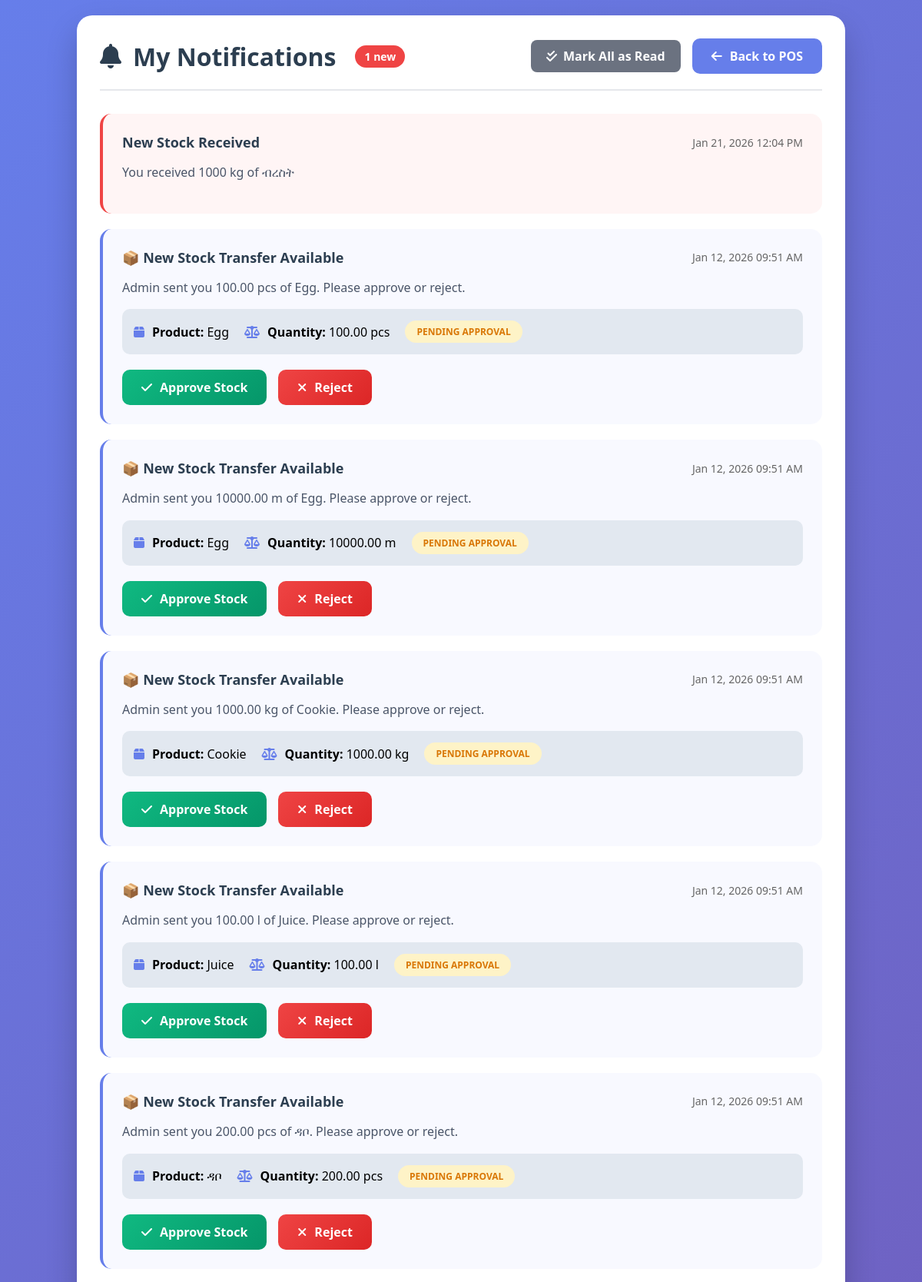
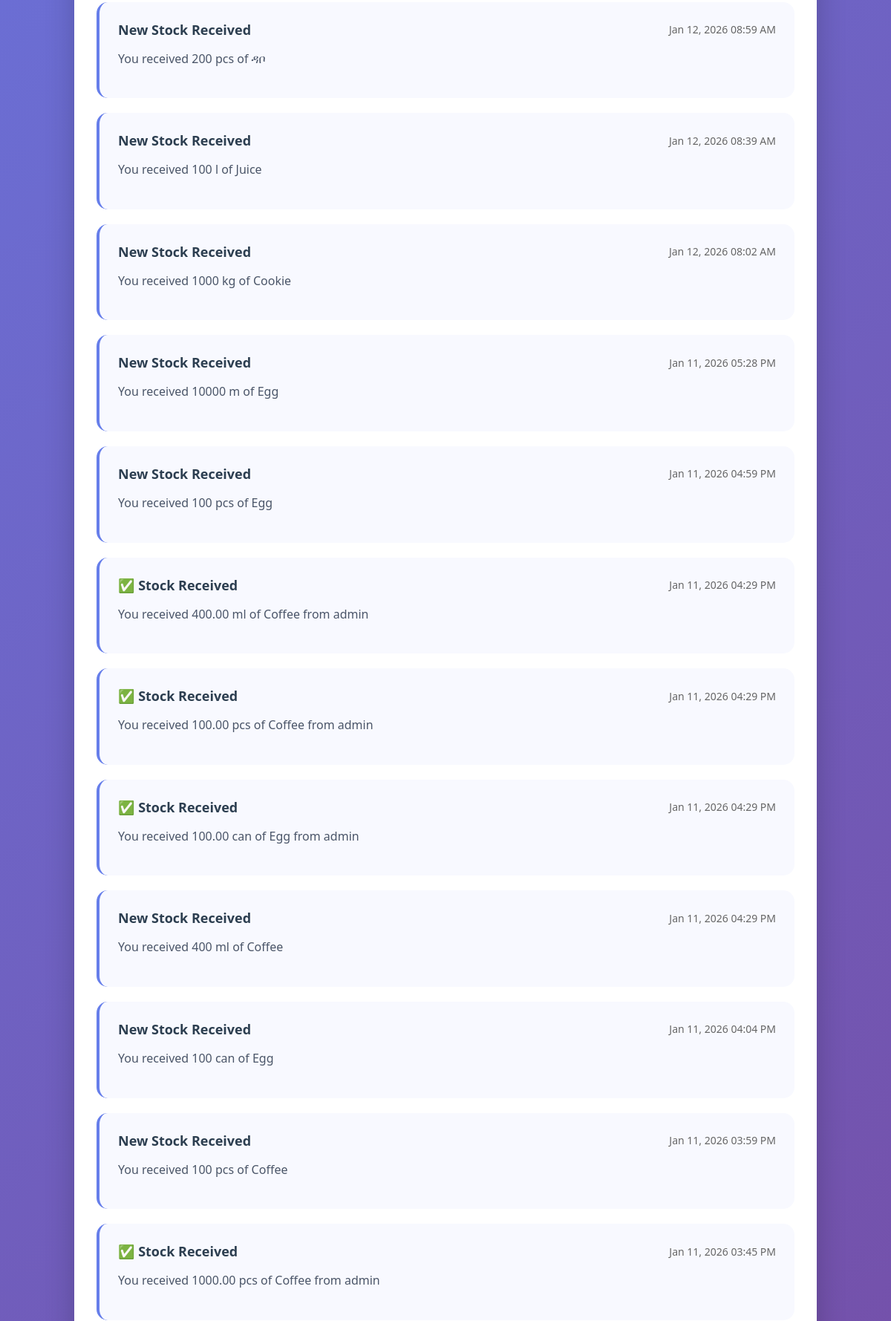
Page /seller_notifications.php (signed in, upper part) on the committed database (2 pictures, top to bottom).
### tables this page shows
CREATE TABLE `notifications` (
  `id` int(11) NOT NULL AUTO_INCREMENT,
  `user_id` int(11) NOT NULL,
  `title` varchar(255) NOT NULL,
  `message` text NOT NULL,
  `type` enum('stock_transfer','system','alert','info') DEFAULT 'info',
  `is_read` tinyint(1) DEFAULT 0,
  `related_id` int(11) DEFAULT NULL,
  `created_at` timestamp NOT NULL DEFAULT current_timestamp(),
  PRIMARY KEY (`id`)
);

CREATE TABLE `stock_transfers` (
  `id` int(11) NOT NULL AUTO_INCREMENT,
  `seller_id` int(11) NOT NULL,
  `product_name` varchar(255) NOT NULL,
  `quantity` decimal(10,2) NOT NULL,
  `unit` varchar(20) DEFAULT 'pcs',
  `transferred_by` varchar(100) DEFAULT NULL,
  `status` varchar(20) DEFAULT 'pending',
  `approved_at` timestamp NULL DEFAULT NULL,
  `notes` text DEFAULT NULL,
  `transferred_at` timestamp NOT NULL DEFAULT current_timestamp(),
  PRIMARY KEY (`id`)
);

### seller_notifications.php (the view, shortened to what this page needs)
<?php
require_once 'config.php';
$seller_id = $_SESSION['user_id'];
$notifications_query = mysqli_query($conn,
    "SELECT n.*, st.product_name, st.quantity, st.unit, st.status as transfer_status
     FROM notifications n
     LEFT JOIN stock_transfers st ON n.related_id = st.id
     WHERE n.user_id = '$seller_id'
     ORDER BY n.created_at DESC"
);
$unread_query = "SELECT COUNT(*) as count FROM notifications WHERE user_id = '$seller_id' AND is_read = 0";
$unread_result = mysqli_query($conn, $unread_query);
$unread_count = mysqli_fetch_assoc($unread_result)['count'] ?? 0;
?>
<!DOCTYPE html>
<html>
<head>
    <link rel="stylesheet" href="https://cdnjs.cloudflare.com/ajax/libs/font-awesome/6.4.0/css/all.min.css">
</head>
<body>
    <div class="container">
        <div class="header">
            <h1><i class="fas fa-bell"></i> My Notifications
                <?php if($unread_count > 0): ?>
                <span class="notification-badge"><?php echo $unread_count; ?> new</span>
                <?php endif; ?>
            </h1>
            <div class="header-actions">
                <?php if($unread_count > 0): ?>
                <a href="?mark_all_read=1" class="mark-all-btn">
                    <i class="fas fa-check-double"></i> Mark All as Read
                </a>
                <?php endif; ?>
                <a href="seller_pos.php" class="back-btn">
                    <i class="fas fa-arrow-left"></i> Back to POS
                </a>
            </div>
        </div>
        <?php if(mysqli_num_rows($notifications_query) > 0): ?>
            <?php while($notification = mysqli_fetch_assoc($notifications_query)): ?>
            <div class="notification-item <?php echo $notification['is_read'] ? '' : 'unread'; ?>">
                <div class="notification-header">
                    <div class="notification-title"><?php echo htmlspecialchars($notification['title']); ?></div>
                    <div class="notification-time">
                        <?php echo date('M d, Y h:i A', strtotime($notification['created_at'])); ?>
                    </div>
                </div>
                <div class="notification-message">
                    <?php echo htmlspecialchars($notification['message']); ?>
                </div>
                <?php if($notification['type'] == 'stock_transfer'): ?>
                    <?php if($notification['transfer_status'] == 'pending'): ?>
                    <div class="stock-info">
                        <div class="stock-item">
                            <i class="fas fa-box"></i>
                            <span><strong>Product:</strong> <?php echo htmlspecialchars($notification['product_name']); ?></span>
                        </div>
                        <div class="stock-item">
                            <i class="fas fa-balance-scale"></i>
                            <span><strong>Quantity:</strong> <?php echo $notification['quantity']; ?> <?php echo $notification['unit']; ?></span>
                        </div>
                        <div class="stock-item">
                            <span class="status-badge pending">Pending Approval</span>
                        </div>
                    </div>
                    <div class="action-buttons">
                        <a href="?action=approve&transfer_id=<?php echo $notification['related_id']; ?>"
                           class="btn btn-approve"
                           onclick="return confirm('Approve this stock transfer?\n\n<?php echo $notification['quantity']; ?> <?php echo $notification['unit']; ?> of <?php echo htmlspecialchars($notification['product_name']); ?> will be added to your inventory.')">
                            <i class="fas fa-check"></i> Approve Stock
                        </a>
                        <a href="?action=reject&transfer_id=<?php echo $notification['related_id']; ?>"
                           class="btn btn-reject"
                           onclick="return confirm('Reject this stock transfer?\n\nThis stock will be returned to admin.')">
                            <i class="fas fa-times"></i> Reject
                        </a>
                    </div>
                    <?php elseif($notification['transfer_status'] == 'rejected'): ?>
                    <div class="stock-info">
                        <span class="status-badge rejected">Rejected ✗</span>
                    </div>
                    <?php endif; ?>
                <?php endif; ?>
            </div>
            <?php endwhile; ?>
        <?php endif; ?>
    </div>
</body>
</html>

### seller_notifications.php (style rules this page uses)
* { margin: 0; padding: 0; box-sizing: border-box; font-family: 'Segoe UI', sans-serif; }
body { background: linear-gradient(135deg, #667eea 0%, #764ba2 100%); min-height: 100vh; padding: 20px; }
.container { max-width: 1000px; margin: 0 auto; background: white; border-radius: 20px; padding: 30px; box-shadow: 0 20px 40px rgba(0,0,0,0.2); }
.header { display: flex; justify-content: space-between; align-items: center; margin-bottom: 30px; padding-bottom: 20px; border-bottom: 2px solid #e5e7eb; }
.header h1 { color: #2c3e50; font-size: 32px; display: flex; align-items: center; gap: 15px; }
.notification-badge { background: #ef4444; color: white; font-size: 14px; font-weight: bold; padding: 5px 12px; border-radius: 20px; margin-left: 10px; }
.back-btn { padding: 12px 25px; background: #667eea; color: white; text-decoration: none; border-radius: 10px; font-weight: 600; display: flex; align-items: center; gap: 10px; transition: all 0.3s; }
.notification-item { background: #f8f9ff; border-radius: 15px; padding: 25px; margin-bottom: 20px; border-left: 4px solid #667eea; transition: all 0.3s; }
.notification-item.unread { border-left: 4px solid #ef4444; background: #fff5f5; }
.notification-header { display: flex; justify-content: space-between; align-items: center; margin-bottom: 15px; }
.notification-title { font-size: 18px; font-weight: 700; color: #2c3e50; }
.notification-time { color: #666; font-size: 14px; }
.notification-message { color: #4a5568; line-height: 1.6; margin-bottom: 15px; }
.stock-info { background: #e2e8f0; padding: 15px; border-radius: 10px; margin: 15px 0; display: flex; align-items: center; gap: 20px; }
.stock-item { display: flex; align-items: center; gap: 10px; }
.stock-item i { color: #667eea; }
.action-buttons { display: flex; gap: 15px; margin-top: 20px; }
.btn { padding: 12px 25px; border-radius: 10px; border: none; font-weight: 600; cursor: pointer; display: flex; align-items: center; gap: 10px; transition: all 0.3s; text-decoration: none; }
.btn-approve { background: linear-gradient(135deg, #10b981, #059669); color: white; }
.btn-reject { background: linear-gradient(135deg, #ef4444, #dc2626); color: white; }
.status-badge { padding: 6px 15px; border-radius: 20px; font-size: 12px; font-weight: 700; text-transform: uppercase; }
.pending { background: #fef3c7; color: #d97706; }
.header-actions { display: flex; gap: 15px; align-items: center; }
.mark-all-btn { background: #6b7280; color: white; padding: 10px 20px; border-radius: 8px; text-decoration: none; display: flex; align-items: center; gap: 8px; font-weight: 600; }

### rows in the picture
notifications: title "New Stock Received", created_at "Jan 21, 2026 12:04 PM", message "You received 1000 kg of ብረስት"
notifications: title "📦 New Stock Transfer Available", created_at "Jan 12, 2026 09:51 AM", message "Admin sent you 100.00 pcs of Egg. Please approve or reject.", stock_transfers.product_name "Egg", stock_transfers.quantity "100.00", stock_transfers.unit "pcs"
notifications: title "📦 New Stock Transfer Available", created_at "Jan 12, 2026 09:51 AM", message "Admin sent you 10000.00 m of Egg. Please approve or reject.", stock_transfers.product_name "Egg", stock_transfers.quantity "10000.00", stock_transfers.unit "m"
notifications: title "📦 New Stock Transfer Available", created_at "Jan 12, 2026 09:51 AM", message "Admin sent you 1000.00 kg of Cookie. Please approve or reject.", stock_transfers.product_name "Cookie", stock_transfers.quantity "1000.00", stock_transfers.unit "kg"
notifications: title "📦 New Stock Transfer Available", created_at "Jan 12, 2026 09:51 AM", message "Admin sent you 100.00 l of Juice. Please approve or reject.", stock_transfers.product_name "Juice", stock_transfers.quantity "100.00", stock_transfers.unit "l"
notifications: title "📦 New Stock Transfer Available", created_at "Jan 12, 2026 09:51 AM", message "Admin sent you 200.00 pcs of ዳቦ. Please approve or reject.", stock_transfers.product_name "ዳቦ", stock_transfers.quantity "200.00", stock_transfers.unit "pcs"
notifications: title "New Stock Received", created_at "Jan 12, 2026 08:59 AM", message "You received 200 pcs of ዳቦ"
notifications: title "New Stock Received", created_at "Jan 12, 2026 08:39 AM", message "You received 100 l of Juice"
notifications: title "New Stock Received", created_at "Jan 12, 2026 08:02 AM", message "You received 1000 kg of Cookie"
notifications: title "New Stock Received", created_at "Jan 11, 2026 05:28 PM", message "You received 10000 m of Egg"
notifications: title "New Stock Received", created_at "Jan 11, 2026 04:59 PM", message "You received 100 pcs of Egg"
notifications: title "✅ Stock Received", created_at "Jan 11, 2026 04:29 PM", message "You received 400.00 ml of Coffee from admin"
notifications: title "✅ Stock Received", created_at "Jan 11, 2026 04:29 PM", message "You received 100.00 pcs of Coffee from admin"
notifications: title "✅ Stock Received", created_at "Jan 11, 2026 04:29 PM", message "You received 100.00 can of Egg from admin"
notifications: title "New Stock Received", created_at "Jan 11, 2026 04:29 PM", message "You received 400 ml of Coffee"
notifications: title "New Stock Received", created_at "Jan 11, 2026 04:04 PM", message "You received 100 can of Egg"
notifications: title "New Stock Received", created_at "Jan 11, 2026 03:59 PM", message "You received 100 pcs of Coffee"
notifications: title "✅ Stock Received", created_at "Jan 11, 2026 03:45 PM", message "You received 1000.00 pcs of Coffee from admin"

### other values in the picture
$unread_count "1"
